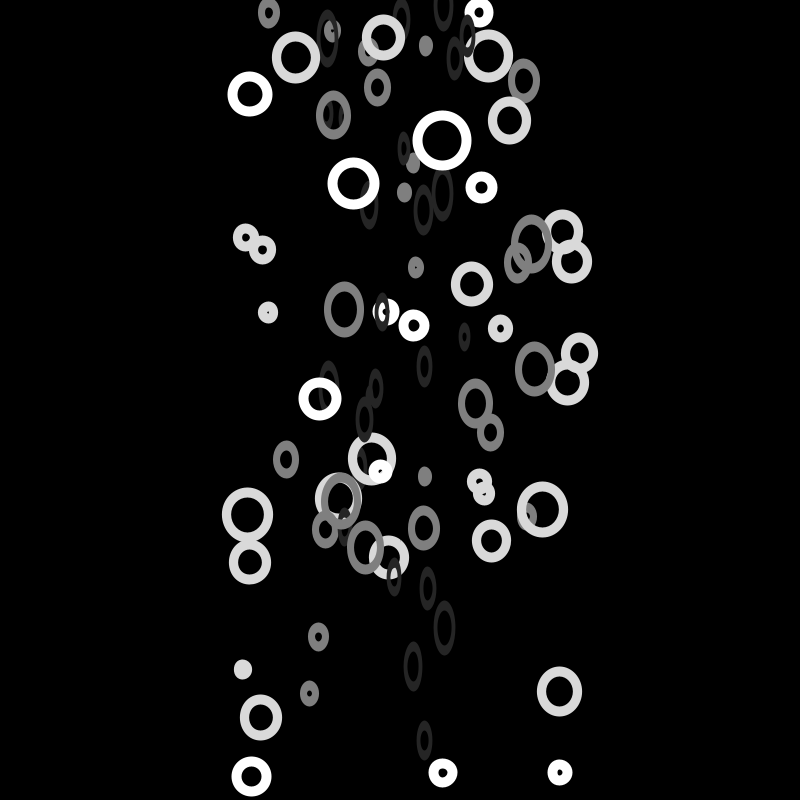
Frame 1 (no input)
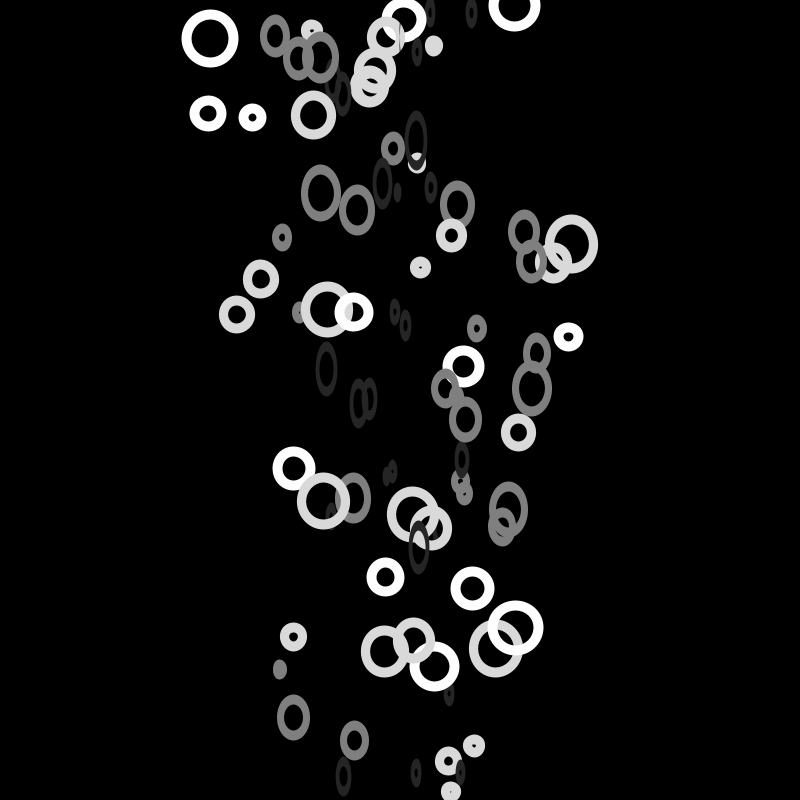
Frame 60 (the mouse pressed at the canvas centre just before this capture)
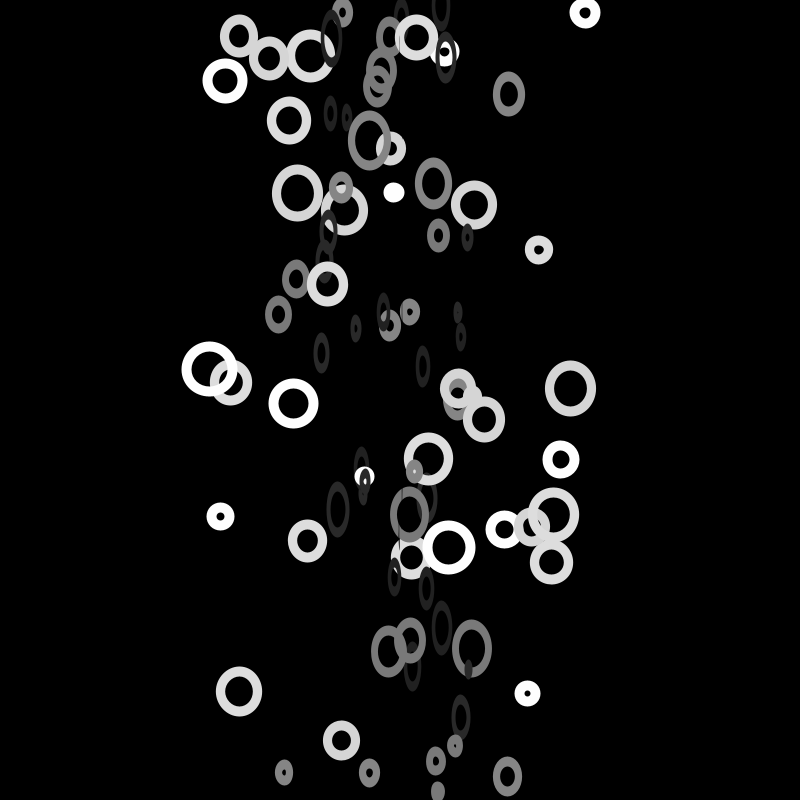
Frame 120 (the mouse held since frame 60 and released just before this capture)

The Processing sketch that drew these frames (run headless with seeded random() and noise(); from frame 60 on, the mouse is pressed at the canvas centre):

// Processing sketch: pseudo_3d_light_illusion
// ── pseudo_3d_light_illusion.pde
// renaud.jean-francois(arobas)uqam(point)ca
// Syntaxe Processing version 3.2.3
// vendredi, 6 janvier 2017

// Adaptation de : https://github.com/bit101/lab/blob/master/dailies/170101.js

int numPoints = 100;
Point [] points = new Point[numPoints];
float a = 0.000001; // Ne peut pas équivaloir 0, comme dans le code original
float s = 0.02;
boolean onSauve = false;

void setup() {
  size(800, 800);
  pixelDensity(displayDensity());
  background(0);
  noFill();
  strokeWeight(10);
  //smooth(8);

  for (int i = 0; i < numPoints; i++) {
    float offset = random(TWO_PI), slices = 16, slice = TWO_PI/slices;
    points[i] = new Point(random(width/4), random(-height/2, height/2), random(10, 50), i*slice);
  }
}

void draw() {
  background(0);
  translate(width/2, height/2);
  for (int i = 0; i < numPoints; i++) {
    Point p = points[i];
    pushMatrix();
    scale(sin(a + p.offset), 1);
    stroke(map((cos(((a+p.offset)*2)+PI))%TWO_PI, -1, 1, 0, 255));
    ellipse(p.x, p.y, p.r, p.r);
    popMatrix();
  }
  a += s;

  if (onSauve) {
    save("rendu.png");
    onSauve = false;
  }
}

class Point {
  float x, y, r, offset;
  Point(float _x, float _y, float _r, float _offset) {
    x = _x;
    y = _y;
    r = _r;
    offset = _offset;
  }
}

void keyPressed() {
  if (key == 's') {
    onSauve = true;
  }
}
